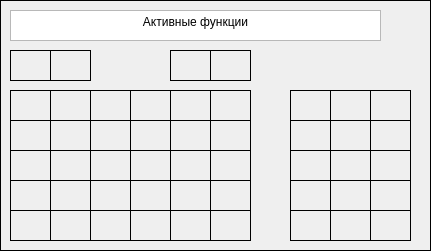
   <widget class="QFrame" name="frame_2">
    <property name="geometry">
     <rect>
      <x>0</x>
      <y>270</y>
      <width>431</width>
      <height>251</height>
     </rect>
    </property>
    <property name="frameShape">
     <enum>QFrame::Shape::Box</enum>
    </property>
    <property name="frameShadow">
     <enum>QFrame::Shadow::Plain</enum>
    </property>
    <widget class="QStackedWidget" name="stackedWidget_winchan">
     <property name="geometry">
      <rect>
       <x>10</x>
       <y>10</y>
       <width>411</width>
       <height>231</height>
      </rect>
     </property>
     <property name="currentIndex">
      <number>0</number>
     </property>
     <widget class="QWidget" name="page">
      <widget class="QLabel" name="label_g_code_1">
       <property name="geometry">
        <rect>
         <x>120</x>
         <y>170</y>
         <width>41</width>
         <height>31</height>
        </rect>
       </property>
       <property name="frameShape">
        <enum>QFrame::Shape::Box</enum>
       </property>
       <property name="text">
        <string/>
       </property>
       <property name="alignment">
        <set>Qt::AlignmentFlag::AlignCenter</set>
       </property>
      </widget>
      <widget class="QLabel" name="label_g_code_7">
       <property name="geometry">
        <rect>
         <x>160</x>
         <y>80</y>
         <width>41</width>
         <height>31</height>
        </rect>
       </property>
       <property name="frameShape">
        <enum>QFrame::Shape::Box</enum>
       </property>
       <property name="text">
        <string/>
       </property>
       <property name="alignment">
        <set>Qt::AlignmentFlag::AlignCenter</set>
       </property>
      </widget>
      <widget class="QLabel" name="label_g_code_11">
       <property name="geometry">
        <rect>
         <x>80</x>
         <y>110</y>
         <width>41</width>
         <height>31</height>
        </rect>
       </property>
       <property name="frameShape">
        <enum>QFrame::Shape::Box</enum>
       </property>
       <property name="text">
        <string/>
       </property>
       <property name="alignment">
        <set>Qt::AlignmentFlag::AlignCenter</set>
       </property>
      </widget>
      <widget class="QLabel" name="label_g_code_13">
       <property name="geometry">
        <rect>
         <x>160</x>
         <y>110</y>
         <width>41</width>
         <height>31</height>
        </rect>
       </property>
       <property name="frameShape">
        <enum>QFrame::Shape::Box</enum>
       </property>
       <property name="text">
        <string/>
       </property>
       <property name="alignment">
        <set>Qt::AlignmentFlag::AlignCenter</set>
       </property>
      </widget>
      <widget class="QLabel" name="label_g_code_15">
       <property name="geometry">
        <rect>
         <x>200</x>
         <y>140</y>
         <width>41</width>
         <height>31</height>
        </rect>
       </property>
       <property name="frameShape">
        <enum>QFrame::Shape::Box</enum>
       </property>
       <property name="text">
        <string/>
       </property>
       <property name="alignment">
        <set>Qt::AlignmentFlag::AlignCenter</set>
       </property>
      </widget>
      <widget class="QLabel" name="label_g_code_3">
       <property name="geometry">
        <rect>
         <x>0</x>
         <y>80</y>
         <width>41</width>
         <height>31</height>
        </rect>
       </property>
       <property name="frameShape">
        <enum>QFrame::Shape::Box</enum>
       </property>
       <property name="text">
        <string/>
       </property>
       <property name="alignment">
        <set>Qt::AlignmentFlag::AlignCenter</set>
       </property>
      </widget>
      <widget class="QLabel" name="label_t_code_6">
       <property name="geometry">
        <rect>
         <x>360</x>
         <y>170</y>
         <width>41</width>
         <height>31</height>
        </rect>
       </property>
       <property name="frameShape">
        <enum>QFrame::Shape::Box</enum>
       </property>
       <property name="text">
        <string/>
       </property>
       <property name="alignment">
        <set>Qt::AlignmentFlag::AlignCenter</set>
       </property>
      </widget>
      <widget class="QLabel" name="label_d_code">
       <property name="geometry">
        <rect>
         <x>200</x>
         <y>40</y>
         <width>41</width>
         <height>31</height>
        </rect>
       </property>
       <property name="frameShape">
        <enum>QFrame::Shape::Box</enum>
       </property>
       <property name="text">
        <string/>
       </property>
       <property name="alignment">
        <set>Qt::AlignmentFlag::AlignCenter</set>
       </property>
      </widget>
      <widget class="QLabel" name="label_m_code_5">
       <property name="geometry">
        <rect>
         <x>280</x>
         <y>140</y>
         <width>41</width>
         <height>31</height>
        </rect>
       </property>
       <property name="frameShape">
        <enum>QFrame::Shape::Box</enum>
       </property>
       <property name="text">
        <string/>
       </property>
       <property name="alignment">
        <set>Qt::AlignmentFlag::AlignCenter</set>
       </property>
      </widget>
      <widget class="QLabel" name="label_d_code_3">
       <property name="geometry">
        <rect>
         <x>320</x>
         <y>110</y>
         <width>41</width>
         <height>31</height>
        </rect>
       </property>
       <property name="frameShape">
        <enum>QFrame::Shape::Box</enum>
       </property>
       <property name="text">
        <string/>
       </property>
       <property name="alignment">
        <set>Qt::AlignmentFlag::AlignCenter</set>
       </property>
      </widget>
      <widget class="QLabel" name="label_t_code_3">
       <property name="geometry">
        <rect>
         <x>360</x>
         <y>80</y>
         <width>41</width>
         <height>31</height>
        </rect>
       </property>
       <property name="frameShape">
        <enum>QFrame::Shape::Box</enum>
       </property>
       <property name="text">
        <string/>
       </property>
       <property name="alignment">
        <set>Qt::AlignmentFlag::AlignCenter</set>
       </property>
      </widget>
      <widget class="QLabel" name="label_g_code_9">
       <property name="geometry">
        <rect>
         <x>0</x>
         <y>110</y>
         <width>41</width>
         <height>31</height>
        </rect>
       </property>
       <property name="frameShape">
        <enum>QFrame::Shape::Box</enum>
       </property>
       <property name="text">
        <string/>
       </property>
       <property name="alignment">
        <set>Qt::AlignmentFlag::AlignCenter</set>
       </property>
      </widget>
      <widget class="QTextEdit" name="textEdit">
       <property name="geometry">
        <rect>
         <x>0</x>
         <y>0</y>
         <width>371</width>
         <height>31</height>
        </rect>
       </property>
       <property name="readOnly">
        <bool>true</bool>
       </property>
       <property name="html">
        <string>&lt;!DOCTYPE HTML PUBLIC &quot;-//W3C//DTD HTML 4.0//EN&quot; &quot;http://www.w3.org/TR/REC-html40/strict.dtd&quot;&gt;
&lt;html&gt;&lt;head&gt;&lt;meta name=&quot;qrichtext&quot; content=&quot;1&quot; /&gt;&lt;meta charset=&quot;utf-8&quot; /&gt;&lt;style type=&quot;text/css&quot;&gt;
p, li { white-space: pre-wrap; }
hr { height: 1px; border-width: 0; }
li.unchecked::marker { content: &quot;\2610&quot;; }
li.checked::marker { content: &quot;\2612&quot;; }
&lt;/style&gt;&lt;/head&gt;&lt;body style=&quot; font-family:'Segoe UI'; font-size:9pt; font-weight:400; font-style:normal;&quot;&gt;
&lt;p align=&quot;center&quot; style=&quot; margin-top:0px; margin-bottom:0px; margin-left:0px; margin-right:0px; -qt-block-indent:0; text-indent:0px;&quot;&gt;Активные функции&lt;/p&gt;&lt;/body&gt;&lt;/html&gt;</string>
       </property>
      </widget>
      <widget class="QLabel" name="label_g_code_23">
       <property name="geometry">
        <rect>
         <x>160</x>
         <y>170</y>
         <width>41</width>
         <height>31</height>
        </rect>
       </property>
       <property name="frameShape">
        <enum>QFrame::Shape::Box</enum>
       </property>
       <property name="text">
        <string/>
       </property>
       <property name="alignment">
        <set>Qt::AlignmentFlag::AlignCenter</set>
       </property>
      </widget>
      <widget class="QLabel" name="label_m_code_6">
       <property name="geometry">
        <rect>
         <x>280</x>
         <y>170</y>
         <width>41</width>
         <height>31</height>
        </rect>
       </property>
       <property name="frameShape">
        <enum>QFrame::Shape::Box</enum>
       </property>
       <property name="text">
        <string/>
       </property>
       <property name="alignment">
        <set>Qt::AlignmentFlag::AlignCenter</set>
       </property>
      </widget>
      <widget class="QLabel" name="label_d_code_2">
       <property name="geometry">
        <rect>
         <x>40</x>
         <y>40</y>
         <width>41</width>
         <height>31</height>
        </rect>
       </property>
       <property name="frameShape">
        <enum>QFrame::Shape::Box</enum>
       </property>
       <property name="text">
        <string/>
       </property>
       <property name="alignment">
        <set>Qt::AlignmentFlag::AlignCenter</set>
       </property>
      </widget>
      <widget class="QLabel" name="label_g_code_20">
       <property name="geometry">
        <rect>
         <x>0</x>
         <y>170</y>
         <width>41</width>
         <height>31</height>
        </rect>
       </property>
       <property name="frameShape">
        <enum>QFrame::Shape::Box</enum>
       </property>
       <property name="text">
        <string/>
       </property>
       <property name="alignment">
        <set>Qt::AlignmentFlag::AlignCenter</set>
       </property>
      </widget>
      <widget class="QLabel" name="label_g_code_16">
       <property name="geometry">
        <rect>
         <x>160</x>
         <y>140</y>
         <width>41</width>
         <height>31</height>
        </rect>
       </property>
       <property name="frameShape">
        <enum>QFrame::Shape::Box</enum>
       </property>
       <property name="text">
        <string/>
       </property>
       <property name="alignment">
        <set>Qt::AlignmentFlag::AlignCenter</set>
       </property>
      </widget>
      <widget class="QLabel" name="label_g_code_2">
       <property name="geometry">
        <rect>
         <x>120</x>
         <y>140</y>
         <width>41</width>
         <height>31</height>
        </rect>
       </property>
       <property name="frameShape">
        <enum>QFrame::Shape::Box</enum>
       </property>
       <property name="text">
        <string/>
       </property>
       <property name="alignment">
        <set>Qt::AlignmentFlag::AlignCenter</set>
       </property>
      </widget>
      <widget class="QLabel" name="label_g_code">
       <property name="geometry">
        <rect>
         <x>200</x>
         <y>200</y>
         <width>41</width>
         <height>31</height>
        </rect>
       </property>
       <property name="frameShape">
        <enum>QFrame::Shape::Box</enum>
       </property>
       <property name="text">
        <string/>
       </property>
       <property name="alignment">
        <set>Qt::AlignmentFlag::AlignCenter</set>
       </property>
      </widget>
      <widget class="QLabel" name="label_d_code_1">
       <property name="geometry">
        <rect>
         <x>320</x>
         <y>80</y>
         <width>41</width>
         <height>31</height>
        </rect>
       </property>
       <property name="frameShape">
        <enum>QFrame::Shape::Box</enum>
       </property>
       <property name="text">
        <string/>
       </property>
       <property name="alignment">
        <set>Qt::AlignmentFlag::AlignCenter</set>
       </property>
      </widget>
      <widget class="QLabel" name="label_g_code_28">
       <property name="geometry">
        <rect>
         <x>120</x>
         <y>200</y>
         <width>41</width>
         <height>31</height>
        </rect>
       </property>
       <property name="frameShape">
        <enum>QFrame::Shape::Box</enum>
       </property>
       <property name="text">
        <string/>
       </property>
       <property name="alignment">
        <set>Qt::AlignmentFlag::AlignCenter</set>
       </property>
      </widget>
      <widget class="QLabel" name="label_t_code">
       <property name="geometry">
        <rect>
         <x>0</x>
         <y>40</y>
         <width>41</width>
         <height>31</height>
        </rect>
       </property>
       <property name="frameShape">
        <enum>QFrame::Shape::Box</enum>
       </property>
       <property name="text">
        <string/>
       </property>
       <property name="alignment">
        <set>Qt::AlignmentFlag::AlignCenter</set>
       </property>
      </widget>
      <widget class="QLabel" name="label_g_code_10">
       <property name="geometry">
        <rect>
         <x>40</x>
         <y>110</y>
         <width>41</width>
         <height>31</height>
        </rect>
       </property>
       <property name="frameShape">
        <enum>QFrame::Shape::Box</enum>
       </property>
       <property name="text">
        <string/>
       </property>
       <property name="alignment">
        <set>Qt::AlignmentFlag::AlignCenter</set>
       </property>
      </widget>
      <widget class="QLabel" name="label_g_code_29">
       <property name="geometry">
        <rect>
         <x>160</x>
         <y>200</y>
         <width>41</width>
         <height>31</height>
        </rect>
       </property>
       <property name="frameShape">
        <enum>QFrame::Shape::Box</enum>
       </property>
       <property name="text">
        <string/>
       </property>
       <property name="alignment">
        <set>Qt::AlignmentFlag::AlignCenter</set>
       </property>
      </widget>
      <widget class="QLabel" name="label_g_code_6">
       <property name="geometry">
        <rect>
         <x>120</x>
         <y>80</y>
         <width>41</width>
         <height>31</height>
        </rect>
       </property>
       <property name="frameShape">
        <enum>QFrame::Shape::Box</enum>
       </property>
       <property name="text">
        <string/>
       </property>
       <property name="alignment">
        <set>Qt::AlignmentFlag::AlignCenter</set>
       </property>
      </widget>
      <widget class="QLabel" name="label_g_code_25">
       <property name="geometry">
        <rect>
         <x>0</x>
         <y>200</y>
         <width>41</width>
         <height>31</height>
        </rect>
       </property>
       <property name="frameShape">
        <enum>QFrame::Shape::Box</enum>
       </property>
       <property name="text">
        <string/>
       </property>
       <property name="alignment">
        <set>Qt::AlignmentFlag::AlignCenter</set>
       </property>
      </widget>
      <widget class="QLabel" name="label_g_code_27">
       <property name="geometry">
        <rect>
         <x>80</x>
         <y>200</y>
         <width>41</width>
         <height>31</height>
        </rect>
       </property>
       <property name="frameShape">
        <enum>QFrame::Shape::Box</enum>
       </property>
       <property name="text">
        <string/>
       </property>
       <property name="alignment">
        <set>Qt::AlignmentFlag::AlignCenter</set>
       </property>
      </widget>
      <widget class="QLabel" name="label_t_code_2">
       <property name="geometry">
        <rect>
         <x>160</x>
         <y>40</y>
         <width>41</width>
         <height>31</height>
        </rect>
       </property>
       <property name="frameShape">
        <enum>QFrame::Shape::Box</enum>
       </property>
       <property name="text">
        <string/>
       </property>
       <property name="alignment">
        <set>Qt::AlignmentFlag::AlignCenter</set>
       </property>
      </widget>
      <widget class="QLabel" name="label_m_code_2">
       <property name="geometry">
        <rect>
         <x>280</x>
         <y>200</y>
         <width>41</width>
         <height>31</height>
        </rect>
       </property>
       <property name="frameShape">
        <enum>QFrame::Shape::Box</enum>
       </property>
       <property name="text">
        <string/>
       </property>
       <property name="alignment">
        <set>Qt::AlignmentFlag::AlignCenter</set>
       </property>
      </widget>
      <widget class="QLabel" name="label_g_code_4">
       <property name="geometry">
        <rect>
         <x>40</x>
         <y>80</y>
         <width>41</width>
         <height>31</height>
        </rect>
       </property>
       <property name="frameShape">
        <enum>QFrame::Shape::Box</enum>
       </property>
       <property name="text">
        <string/>
       </property>
       <property name="alignment">
        <set>Qt::AlignmentFlag::AlignCenter</set>
       </property>
      </widget>
      <widget class="QLabel" name="label_g_code_22">
       <property name="geometry">
        <rect>
         <x>80</x>
         <y>170</y>
         <width>41</width>
         <height>31</height>
        </rect>
       </property>
       <property name="frameShape">
        <enum>QFrame::Shape::Box</enum>
       </property>
       <property name="text">
        <string/>
       </property>
       <property name="alignment">
        <set>Qt::AlignmentFlag::AlignCenter</set>
       </property>
      </widget>
      <widget class="QLabel" name="label_g_code_17">
       <property name="geometry">
        <rect>
         <x>80</x>
         <y>140</y>
         <width>41</width>
         <height>31</height>
        </rect>
       </property>
       <property name="frameShape">
        <enum>QFrame::Shape::Box</enum>
       </property>
       <property name="text">
        <string/>
       </property>
       <property name="alignment">
        <set>Qt::AlignmentFlag::AlignCenter</set>
       </property>
      </widget>
      <widget class="QLabel" name="label_t_code_1">
       <property name="geometry">
        <rect>
         <x>360</x>
         <y>200</y>
         <width>41</width>
         <height>31</height>
        </rect>
       </property>
       <property name="frameShape">
        <enum>QFrame::Shape::Box</enum>
       </property>
       <property name="text">
        <string/>
       </property>
       <property name="alignment">
        <set>Qt::AlignmentFlag::AlignCenter</set>
       </property>
      </widget>
      <widget class="QLabel" name="label_g_code_14">
       <property name="geometry">
        <rect>
         <x>200</x>
         <y>110</y>
         <width>41</width>
         <height>31</height>
        </rect>
       </property>
       <property name="frameShape">
        <enum>QFrame::Shape::Box</enum>
       </property>
       <property name="text">
        <string/>
       </property>
       <property name="alignment">
        <set>Qt::AlignmentFlag::AlignCenter</set>
       </property>
      </widget>
      <widget class="QLabel" name="label_g_code_24">
       <property name="geometry">
        <rect>
         <x>200</x>
         <y>170</y>
         <width>41</width>
         <height>31</height>
        </rect>
       </property>
       <property name="frameShape">
        <enum>QFrame::Shape::Box</enum>
       </property>
       <property name="text">
        <string/>
       </property>
       <property name="alignment">
        <set>Qt::AlignmentFlag::AlignCenter</set>
       </property>
      </widget>
      <widget class="QLabel" name="label_d_code_4">
       <property name="geometry">
        <rect>
         <x>320</x>
         <y>140</y>
         <width>41</width>
         <height>31</height>
        </rect>
       </property>
       <property name="frameShape">
        <enum>QFrame::Shape::Box</enum>
       </property>
       <property name="text">
        <string/>
       </property>
       <property name="alignment">
        <set>Qt::AlignmentFlag::AlignCenter</set>
       </property>
      </widget>
      <widget class="QLabel" name="label_g_code_26">
       <property name="geometry">
        <rect>
         <x>40</x>
         <y>200</y>
         <width>41</width>
         <height>31</height>
        </rect>
       </property>
       <property name="frameShape">
        <enum>QFrame::Shape::Box</enum>
       </property>
       <property name="text">
        <string/>
       </property>
       <property name="alignment">
        <set>Qt::AlignmentFlag::AlignCenter</set>
       </property>
      </widget>
      <widget class="QLabel" name="label_m_code">
       <property name="geometry">
        <rect>
         <x>280</x>
         <y>80</y>
         <width>41</width>
         <height>31</height>
        </rect>
       </property>
       <property name="frameShape">
        <enum>QFrame::Shape::Box</enum>
       </property>
       <property name="text">
        <string/>
       </property>
       <property name="alignment">
        <set>Qt::AlignmentFlag::AlignCenter</set>
       </property>
      </widget>
      <widget class="QLabel" name="label_g_code_8">
       <property name="geometry">
        <rect>
         <x>200</x>
         <y>80</y>
         <width>41</width>
         <height>31</height>
        </rect>
       </property>
       <property name="frameShape">
        <enum>QFrame::Shape::Box</enum>
       </property>
       <property name="text">
        <string/>
       </property>
       <property name="alignment">
        <set>Qt::AlignmentFlag::AlignCenter</set>
       </property>
      </widget>
      <widget class="QLabel" name="label_g_code_18">
       <property name="geometry">
        <rect>
         <x>40</x>
         <y>140</y>
         <width>41</width>
         <height>31</height>
        </rect>
       </property>
       <property name="frameShape">
        <enum>QFrame::Shape::Box</enum>
       </property>
       <property name="text">
        <string/>
       </property>
       <property name="alignment">
        <set>Qt::AlignmentFlag::AlignCenter</set>
       </property>
      </widget>
      <widget class="QLabel" name="label_t_code_5">
       <property name="geometry">
        <rect>
         <x>360</x>
         <y>140</y>
         <width>41</width>
         <height>31</height>
        </rect>
       </property>
       <property name="frameShape">
        <enum>QFrame::Shape::Box</enum>
       </property>
       <property name="text">
        <string/>
       </property>
       <property name="alignment">
        <set>Qt::AlignmentFlag::AlignCenter</set>
       </property>
      </widget>
      <widget class="QLabel" name="label_m_code_3">
       <property name="geometry">
        <rect>
         <x>320</x>
         <y>170</y>
         <width>41</width>
         <height>31</height>
        </rect>
       </property>
       <property name="frameShape">
        <enum>QFrame::Shape::Box</enum>
       </property>
       <property name="text">
        <string/>
       </property>
       <property name="alignment">
        <set>Qt::AlignmentFlag::AlignCenter</set>
       </property>
      </widget>
      <widget class="QLabel" name="label_g_code_5">
       <property name="geometry">
        <rect>
         <x>80</x>
         <y>80</y>
         <width>41</width>
         <height>31</height>
        </rect>
       </property>
       <property name="frameShape">
        <enum>QFrame::Shape::Box</enum>
       </property>
       <property name="text">
        <string/>
       </property>
       <property name="alignment">
        <set>Qt::AlignmentFlag::AlignCenter</set>
       </property>
      </widget>
      <widget class="QLabel" name="label_m_code_4">
       <property name="geometry">
        <rect>
         <x>280</x>
         <y>110</y>
         <width>41</width>
         <height>31</height>
        </rect>
       </property>
       <property name="frameShape">
        <enum>QFrame::Shape::Box</enum>
       </property>
       <property name="text">
        <string/>
       </property>
       <property name="alignment">
        <set>Qt::AlignmentFlag::AlignCenter</set>
       </property>
      </widget>
      <widget class="QLabel" name="label_t_code_4">
       <property name="geometry">
        <rect>
         <x>360</x>
         <y>110</y>
         <width>41</width>
         <height>31</height>
        </rect>
       </property>
       <property name="frameShape">
        <enum>QFrame::Shape::Box</enum>
       </property>
       <property name="text">
        <string/>
       </property>
       <property name="alignment">
        <set>Qt::AlignmentFlag::AlignCenter</set>
       </property>
      </widget>
      <widget class="QLabel" name="label_m_code_1">
       <property name="geometry">
        <rect>
         <x>320</x>
         <y>200</y>
         <width>41</width>
         <height>31</height>
        </rect>
       </property>
       <property name="frameShape">
        <enum>QFrame::Shape::Box</enum>
       </property>
       <property name="text">
        <string/>
       </property>
       <property name="alignment">
        <set>Qt::AlignmentFlag::AlignCenter</set>
       </property>
      </widget>
      <widget class="QLabel" name="label_g_code_12">
       <property name="geometry">
        <rect>
         <x>120</x>
         <y>110</y>
         <width>41</width>
         <height>31</height>
        </rect>
       </property>
       <property name="frameShape">
        <enum>QFrame::Shape::Box</enum>
       </property>
       <property name="text">
        <string/>
       </property>
       <property name="alignment">
        <set>Qt::AlignmentFlag::AlignCenter</set>
       </property>
      </widget>
      <widget class="QLabel" name="label_g_code_19">
       <property name="geometry">
        <rect>
         <x>0</x>
         <y>140</y>
         <width>41</width>
         <height>31</height>
        </rect>
       </property>
       <property name="frameShape">
        <enum>QFrame::Shape::Box</enum>
       </property>
       <property name="text">
        <string/>
       </property>
       <property name="alignment">
        <set>Qt::AlignmentFlag::AlignCenter</set>
       </property>
      </widget>
      <widget class="QLabel" name="label_g_code_21">
       <property name="geometry">
        <rect>
         <x>40</x>
         <y>170</y>
         <width>41</width>
         <height>31</height>
        </rect>
       </property>
       <property name="frameShape">
        <enum>QFrame::Shape::Box</enum>
       </property>
       <property name="text">
        <string/>
       </property>
       <property name="alignment">
        <set>Qt::AlignmentFlag::AlignCenter</set>
       </property>
      </widget>
     </widget>
     <widget class="QWidget" name="page_2">
      <widget class="QGraphicsView" name="graphView_simul">
       <property name="geometry">
        <rect>
         <x>0</x>
         <y>0</y>
         <width>411</width>
         <height>231</height>
        </rect>
       </property>
      </widget>
     </widget>
    </widget>
   </widget>
